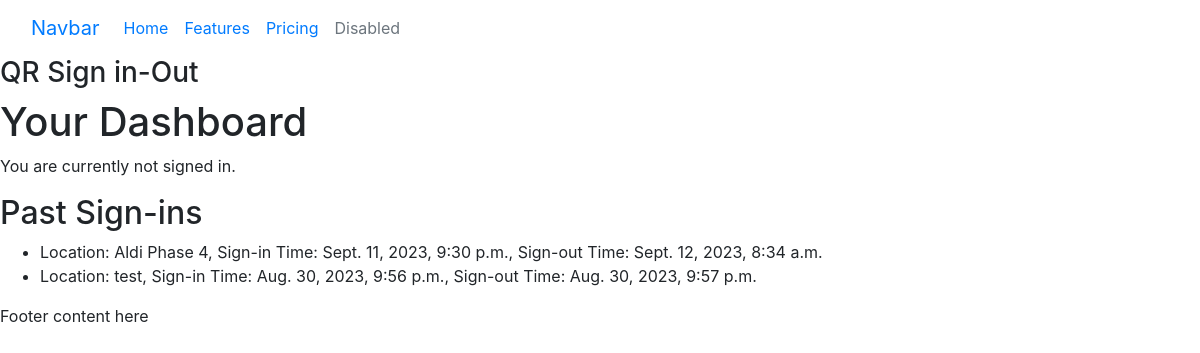
The app's page /dashboard/ (signed in), older data.
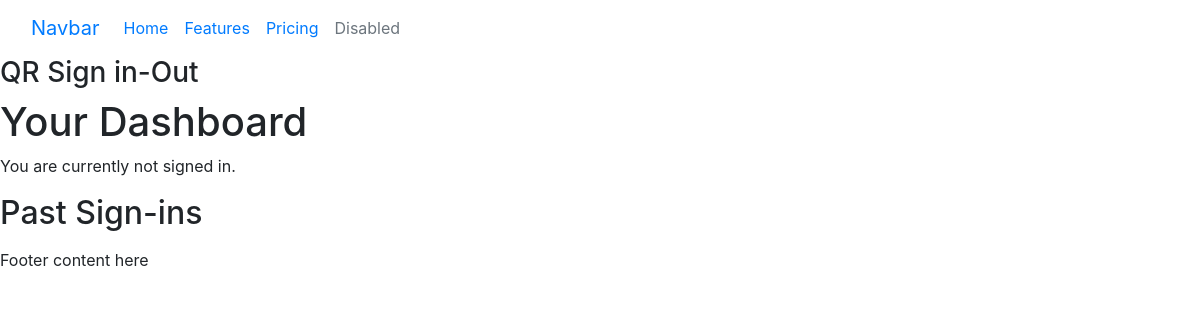
The same page, newer data.
### register_app/models.py (models this page shows, shortened)
class SignInOutRegister(models.Model):
    user = models.ForeignKey(User, on_delete=models.CASCADE)
    location = models.ForeignKey(Location, on_delete=models.CASCADE)
    sign_in_time = models.DateTimeField()
    sign_out_time = models.DateTimeField(null=True, blank=True)

class Location(models.Model):
    name = models.CharField(max_length=200)
    address = models.TextField()
    description = models.TextField()
    is_active = models.BooleanField(default=True)
    qr_code = models.FileField(upload_to='qr_codes/', null=True, blank=True)

### register_app/views.py (the view)
# urls.py: path('dashboard/', register_views.user_dashboard, name='user_dashboard'),
@login_required
def user_dashboard(request):
    current_signin = SignInOutRegister.objects.filter(user=request.user, sign_out_time__isnull=True).first()
    past_signins = SignInOutRegister.objects.filter(user=request.user, sign_out_time__isnull=False).order_by('-sign_in_time')
    context = {
        'current_signin': current_signin,
        'past_signins': past_signins,
    }
    return render(request, 'register_app/user_dashboard.html', context)

### register_app/templates/register_app/user_dashboard.html
{% extends 'base.html' %}
{% block content %}
    <h1>Your Dashboard</h1>
    {% if current_signin %}
        <h2>Current Sign-in</h2>
        <p>Location: {{ current_signin.location.name }}</p>
        <p>Sign-in Time: {{ current_signin.sign_in_time }}</p>
    {% else %}
        <p>You are currently not signed in.</p>
    {% endif %}
    <h2>Past Sign-ins</h2>
    <ul>
    {% for signin in past_signins %}
        <li>
            Location: {{ signin.location.name }},
            Sign-in Time: {{ signin.sign_in_time }},
            Sign-out Time: {{ signin.sign_out_time }}
        </li>
    {% endfor %}
    </ul>
{% endblock %}

Row changes from the older to the newer data that the page shows:
removed SignInOutRegister: location.name "Aldi Phase 4", sign_in_time "Sept. 11, 2023, 9:30 p.m.", sign_out_time "Sept. 12, 2023, 8:34 a.m."
removed SignInOutRegister: location.name "test", sign_in_time "Aug. 30, 2023, 9:56 p.m.", sign_out_time "Aug. 30, 2023, 9:57 p.m."
